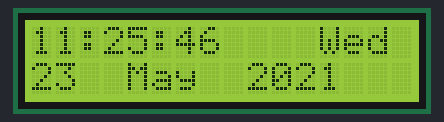
This sketch was run on a simulated Arduino Uno, built with avr-gcc and run on an emulated ATmega328P. Shown: 16×2 character LCD. Wiring (inferred from the names in the program): DS1307 clock at I2C address 0x68. The local clock reads 2024-03-15 10:24:30 at power-on unless the sketch sets it.

Above: at 0.1 s.
At 4.2 s:
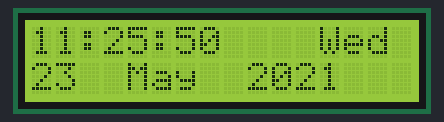
At 9.4 s:
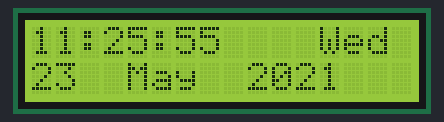
At 18.6 s:
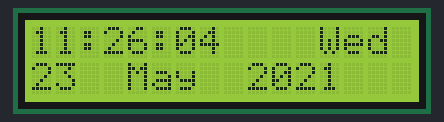
At 27.9 s:
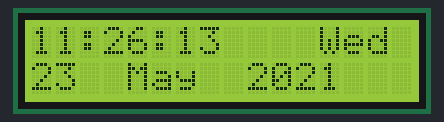
At 38.1 s:
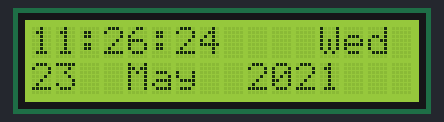

The sketch:

F10L06_650910352.ino
```cpp
#include "Wire.h"
#include <LiquidCrystal_I2C.h>
#define DS1307_I2C_ADDRESS 0x68
byte second, minute, hour, dayOfWeek, date, month, year;
String x,y;
LiquidCrystal_I2C lcd(0x27,16,2);
byte decToBcd(byte val)
{
    return ( (val/10*16) + (val%10) );
}
byte bcdToDec(byte val)
{
    return ( (val/16*10) + (val%16) );
}
void setTimeDateDs1307(byte hh,byte mm,byte ss,byte dw,byte da,byte mo,byte ye)
{
    Wire.beginTransmission(DS1307_I2C_ADDRESS);
    Wire.write(0x00);
    Wire.write(decToBcd(ss));
    Wire.write(decToBcd(mm));
    Wire.write(decToBcd(hh));
    Wire.write(decToBcd(dw));
    Wire.write(decToBcd(da));
    Wire.write(decToBcd(mo));
    Wire.write(decToBcd(ye));
    Wire.endTransmission();
}
void getTimeDateDs1307()
{
    Wire.beginTransmission(DS1307_I2C_ADDRESS);
    Wire.write(0x00);
    Wire.endTransmission();
    Wire.requestFrom(DS1307_I2C_ADDRESS, 7);
    second = bcdToDec(Wire.read() & 0x7f);
    minute = bcdToDec(Wire.read());
    hour = bcdToDec(Wire.read() & 0x3f);
    dayOfWeek = bcdToDec(Wire.read());
    date = bcdToDec(Wire.read());
    month = bcdToDec(Wire.read());
    year = bcdToDec(Wire.read());
    if(dayOfWeek==1)
    {
      x="Sun";
    }
    if(dayOfWeek==2)
    {
      x="Mon";
    }
    if(dayOfWeek==3)
    {
      x="Tue";
    }
    if(dayOfWeek==4)
    {
      x="Wed";
    }
    if(dayOfWeek==5)
    {
      x="Thu";
    }
    if(dayOfWeek==6)
    {
      x="Fri";
    }
    if(dayOfWeek==7)
    {
      x="Sat";
    }
    if (month==1)
    {
      y="Jan";
    }
    if (month==2)
    {
      y="Feb";
    }
    if (month==3)
    {
      y="Mar";
    }
    if (month==4)
    {
      y="Apr";
    }
    if (month==5)
    {
      y="May";
    }
    if (month==6)
    {
      y="Jun";
    }
    if (month==7)
    {
      y="Jul";
    }
    if (month==8)
    {
      y="Aug";
    }
    if (month==9)
    {
      y="Sep";
    }
    if (month==10)
    {
      y="Oct";
    }
    if (month==11)
    {
      y="Nov";
    }
    if (month==12)
    {
      y="Dec";
    }
}
void showDT(int val)
{
    if (val<10)
    {
          lcd.print("0");
          lcd.print(val);
    }
    else
          lcd.print(val);
}
void setup()
{
    Wire.begin();
    setTimeDateDs1307(11,25,46,4,23,5,21);
    lcd.begin();
    lcd.clear();
}
void loop()
{
    getTimeDateDs1307();
    lcd.setCursor(0,0);
    showDT(hour);
    lcd.print(":");
    showDT(minute);
    lcd.print(":");
    showDT(second);
    lcd.setCursor(12,0);
    lcd.print(x);
    lcd.setCursor(0,1);
    showDT(date);
    lcd.print("  ");
    lcd.print(y);
    lcd.print("  20");
    showDT(year);
    delay(1000);
}
```

Measured:
- what the display in image 1 shows lasts 1.0 s, from 4.2 s to 5.2 s
